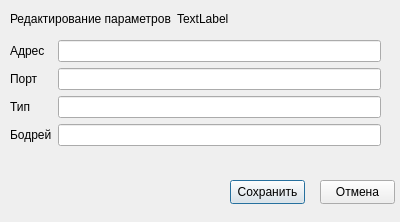
<?xml version="1.0" encoding="UTF-8"?>
<ui version="4.0">
 <class>edit_line</class>
 <widget class="QDialog" name="edit_line">
  <property name="geometry">
   <rect>
    <x>0</x>
    <y>0</y>
    <width>400</width>
    <height>222</height>
   </rect>
  </property>
  <property name="windowTitle">
   <string>Dialog</string>
  </property>
  <widget class="QWidget" name="horizontalLayoutWidget">
   <property name="geometry">
    <rect>
     <x>10</x>
     <y>40</y>
     <width>371</width>
     <height>108</height>
    </rect>
   </property>
   <layout class="QGridLayout" name="gridLayout">
    <item row="0" column="0">
     <widget class="QLabel" name="label1">
      <property name="text">
       <string>Адрес</string>
      </property>
     </widget>
    </item>
    <item row="0" column="1">
     <widget class="QLineEdit" name="line1"/>
    </item>
    <item row="1" column="0">
     <widget class="QLabel" name="label2">
      <property name="text">
       <string>Порт</string>
      </property>
     </widget>
    </item>
    <item row="1" column="1">
     <widget class="QLineEdit" name="line2"/>
    </item>
    <item row="2" column="0">
     <widget class="QLabel" name="label3">
      <property name="text">
       <string>Тип</string>
      </property>
     </widget>
    </item>
    <item row="2" column="1">
     <widget class="QLineEdit" name="line3"/>
    </item>
    <item row="3" column="0">
     <widget class="QLabel" name="label4">
      <property name="text">
       <string>Бодрей</string>
      </property>
     </widget>
    </item>
    <item row="3" column="1">
     <widget class="QLineEdit" name="line4"/>
    </item>
   </layout>
  </widget>
  <widget class="QPushButton" name="discasCange">
   <property name="geometry">
    <rect>
     <x>230</x>
     <y>180</y>
     <width>75</width>
     <height>24</height>
    </rect>
   </property>
   <property name="text">
    <string>Сохранить</string>
   </property>
  </widget>
  <widget class="QPushButton" name="pushButton_2">
   <property name="geometry">
    <rect>
     <x>320</x>
     <y>180</y>
     <width>75</width>
     <height>24</height>
    </rect>
   </property>
   <property name="text">
    <string>Отмена</string>
   </property>
  </widget>
  <widget class="QWidget" name="">
   <property name="geometry">
    <rect>
     <x>10</x>
     <y>10</y>
     <width>371</width>
     <height>18</height>
    </rect>
   </property>
   <layout class="QFormLayout" name="formLayout">
    <item row="0" column="0">
     <widget class="QLabel" name="label">
      <property name="text">
       <string>Редактирование параметров</string>
      </property>
     </widget>
    </item>
    <item row="0" column="1">
     <widget class="QLabel" name="EditName">
      <property name="sizePolicy">
       <sizepolicy hsizetype="Expanding" vsizetype="Expanding">
        <horstretch>0</horstretch>
        <verstretch>0</verstretch>
       </sizepolicy>
      </property>
      <property name="text">
       <string>TextLabel</string>
      </property>
     </widget>
    </item>
   </layout>
  </widget>
 </widget>
 <resources/>
 <connections/>
</ui>
